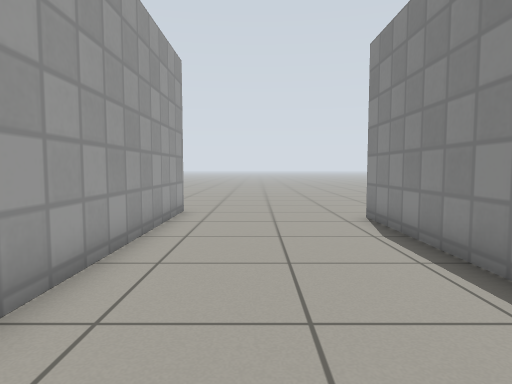
[1] (above)

12 first-person views from a walk through a world built for the Gazebo simulator. The camera is 0.72 m above the floor, tilts 4° down and sees 75° across. The floor is counted in squares, 0.5 m on a side. Each view is taken from the middle of a square. On the plan, view 1 faces up. The plan holds only what a view shows up to about 15 squares ahead; the rest is blank. Gazebo's built-in surfaces are drawn with simple patterns.

[2]
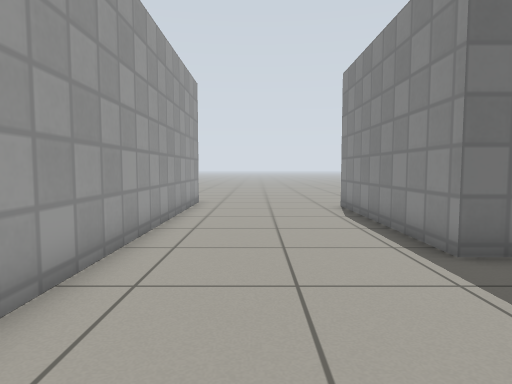

[3]
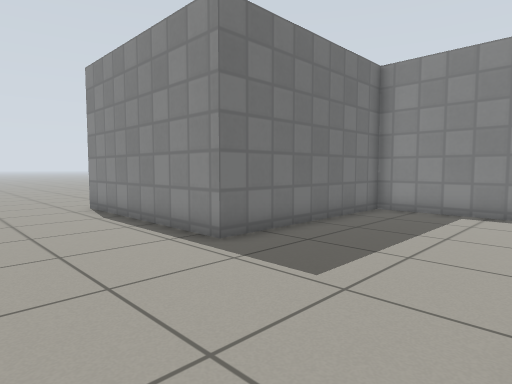

[4]
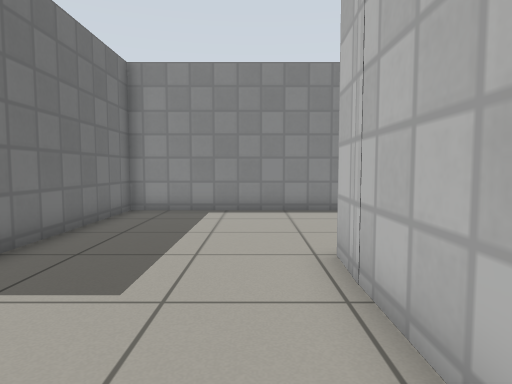

[5]
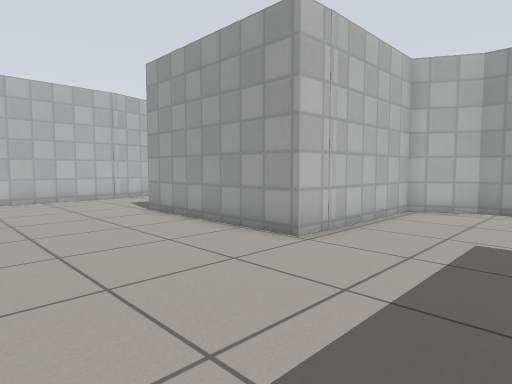

[6]
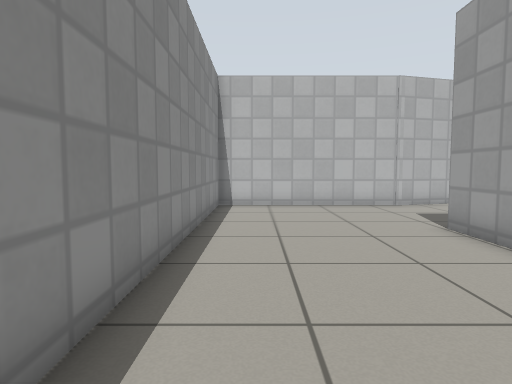

[7]
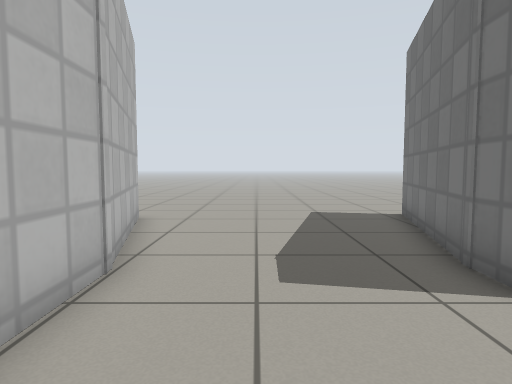

[8]
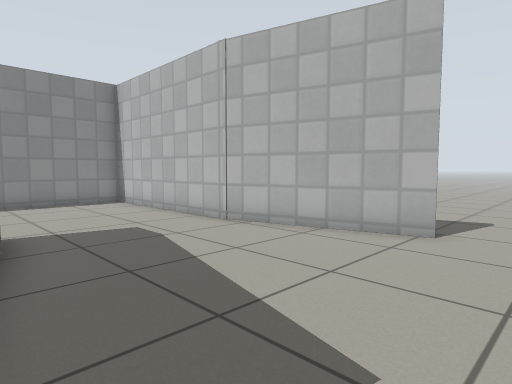

[9]
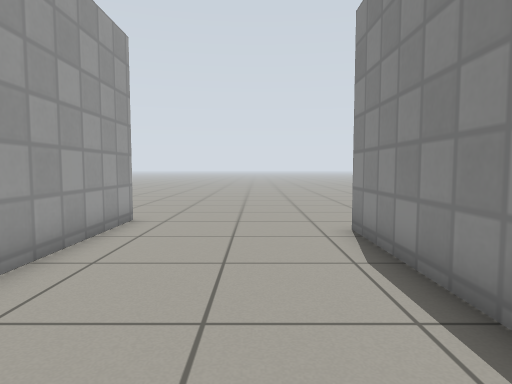

[10]
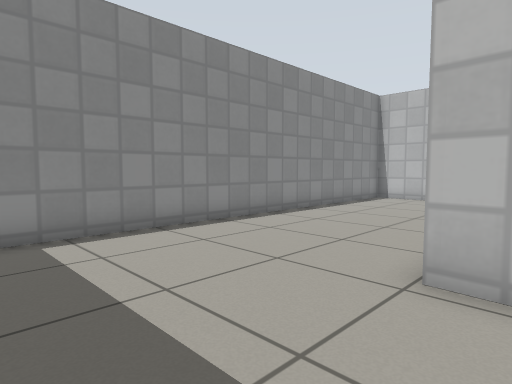

[11]
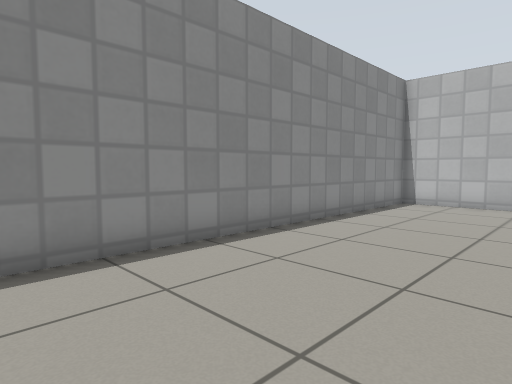

[12]
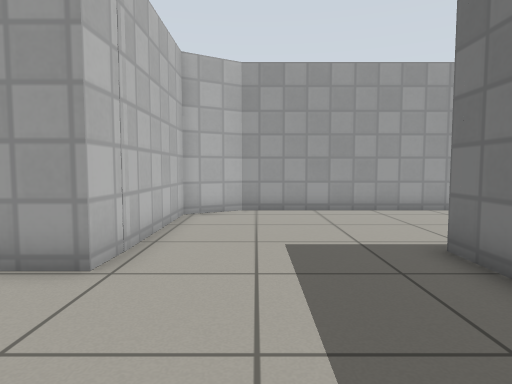

### Floor plan
Key: @ floor where view 1 was taken; # wall or solid block; . floor.
Columns run from 4 left of view 1 to 11 right of it. Each row starts with its distance up from view 1.
 12  ........
 11  #.......
 10  #......
  9  #.....#
  8  #.....#
  7  #.....#
  6  #.....#
  5  #.....#
  4  #.....#
  3  #.....#
  2  #.....#########
  1  #.............#
  0  #..@..........#
 -1  #.............#
 -2  ##............#
 -3   #............#
 -4   #######......#
 -5         #......#
 -6         #......#
 -7         #......#
 -8 ..      #......#
 -9 ..##### #......#
-10 ......###......#
-11 ...............#
-12 ...............#
-13 ...............#
-14 ...............#
-15 ......##########
-16 ...####
-17 ...#
-18  ...

Where each view was taken, in squares from view 1:
view 1: 0 up, 0 right, facing up
view 2: 3 down, 0 right, facing up
view 3: 3 down, 1 left, facing up-right
view 4: 2 down, 1 left, facing right
view 5: 1 up, 10 right, facing down-left
view 6: 2 down, 9 right, facing down
view 7: 13 down, 8 right, facing left
view 8: 9 down, 4 left, facing down-right
view 9: 2 up, 1 right, facing up
view 10: 1 up, 3 right, facing down-right
view 11: 1 down, 5 right, facing down-right
view 12: 1 down, 9 right, facing left
